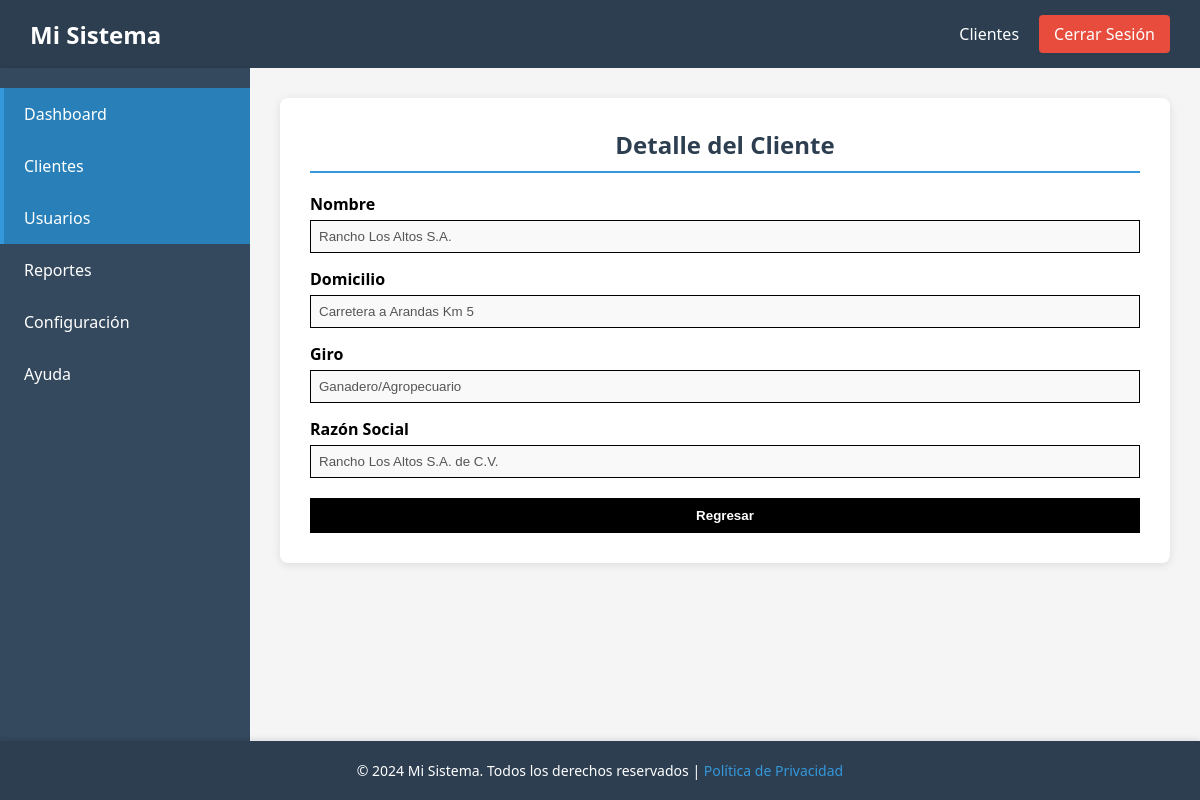
Screenshot of /clientes/ver.php?id=2 (signed in) with the database file from the repository.
### tables this page shows
CREATE TABLE `clientes` (
  `id`           INT          NOT NULL AUTO_INCREMENT,
  `nombre`       VARCHAR(150) NOT NULL,
  `domicilio`    VARCHAR(255) DEFAULT '',
  `giro`         VARCHAR(100) DEFAULT '',
  `razon_social` VARCHAR(200) DEFAULT '',
  PRIMARY KEY (`id`)
);

### clientes/ver.php (the view, shortened to what this page needs)
<?php
$cliente_id = isset($_GET['id']) ? intval($_GET['id']) : 0;
include("../lib/conn.php");
$stmt = $conexion->prepare("SELECT * FROM clientes WHERE id = ?");
$stmt->bind_param("i", $cliente_id);
$stmt->execute();
$result = $stmt->get_result();
$cliente = $result->fetch_assoc();
?>
<!DOCTYPE html>
<html lang="es">
<head>
</head>
<body>
     <?php
     include ('../templates/header.php');
     ?>
    <div class="container">
             <?php
             include ('../templates/sidebar.php');
             ?>
        <main class="main-content">
            <div class="content-area">
                <h2>Detalle del Cliente</h2>
        <div class="grupo">
            <label for="nombre">Nombre</label>
            <input type="text" value="<?= htmlspecialchars($cliente['nombre']) ?>" required disabled>
        </div>
        <div class="grupo">
            <label for="domicilio">Domicilio</label>
            <input type="text" value="<?= htmlspecialchars($cliente['domicilio']) ?>" required disabled>
        </div>
        <div class="grupo">
            <label for="giro">Giro</label>
            <input type="text" value="<?= htmlspecialchars($cliente['giro']) ?>" required disabled>
        </div>
        <div class="grupo">
            <label for="razon_social">Razón Social</label>
            <input type="text" value="<?= htmlspecialchars($cliente['razon_social']) ?>" required disabled>
        </div>
        <div class="botones">
            <button type="button" class="btn-cancelar" onclick="window.location='index.php'">Regresar</button>
        </div>
            </div>
        </main>
    </div>
        <?php
        include ('../templates/footer.php');
        ?>
</body>
</html>

### clientes/ver.php (style rules this page uses)
* { margin: 0; padding: 0; box-sizing: border-box; }
body { font-family: 'Segoe UI', Tahoma, Geneva, Verdana, sans-serif; background-color: #f5f5f5; display: flex; flex-direction: column; min-height: 100vh; }
.container { display: flex; flex: 1; }
.main-content { flex: 1; padding: 30px; background-color: #f5f5f5; }
.content-area { background-color: white; padding: 30px; border-radius: 8px; box-shadow: 0 2px 10px rgba(0,0,0,0.1); min-height: 400px; }
.content-area h2 { color: #2c3e50; margin-bottom: 20px; border-bottom: 2px solid #3498db; padding-bottom: 10px; }
h2 { text-align: center; margin-bottom: 20px; border-bottom: 1px solid #000; padding-bottom: 10px; }
label { display: block; margin-top: 15px; font-weight: bold; }
input[type="text"], input[type="email"] { width: 100%; padding: 8px; border: 1px solid #000; margin-top: 5px; background-color: #f9f9f9; }
input[readonly], input[disabled] { color: #555; }
button { margin-top: 20px; width: 100%; padding: 10px; background-color: #000; color: #fff; border: none; cursor: pointer; font-weight: bold; }

### rows the page displays
clientes: nombre "Rancho Los Altos S.A.", domicilio "Carretera a Arandas Km 5", giro "Ganadero/Agropecuario", razon_social "Rancho Los Altos S.A. de C.V."

### other values shown
$userName "Clientes"
